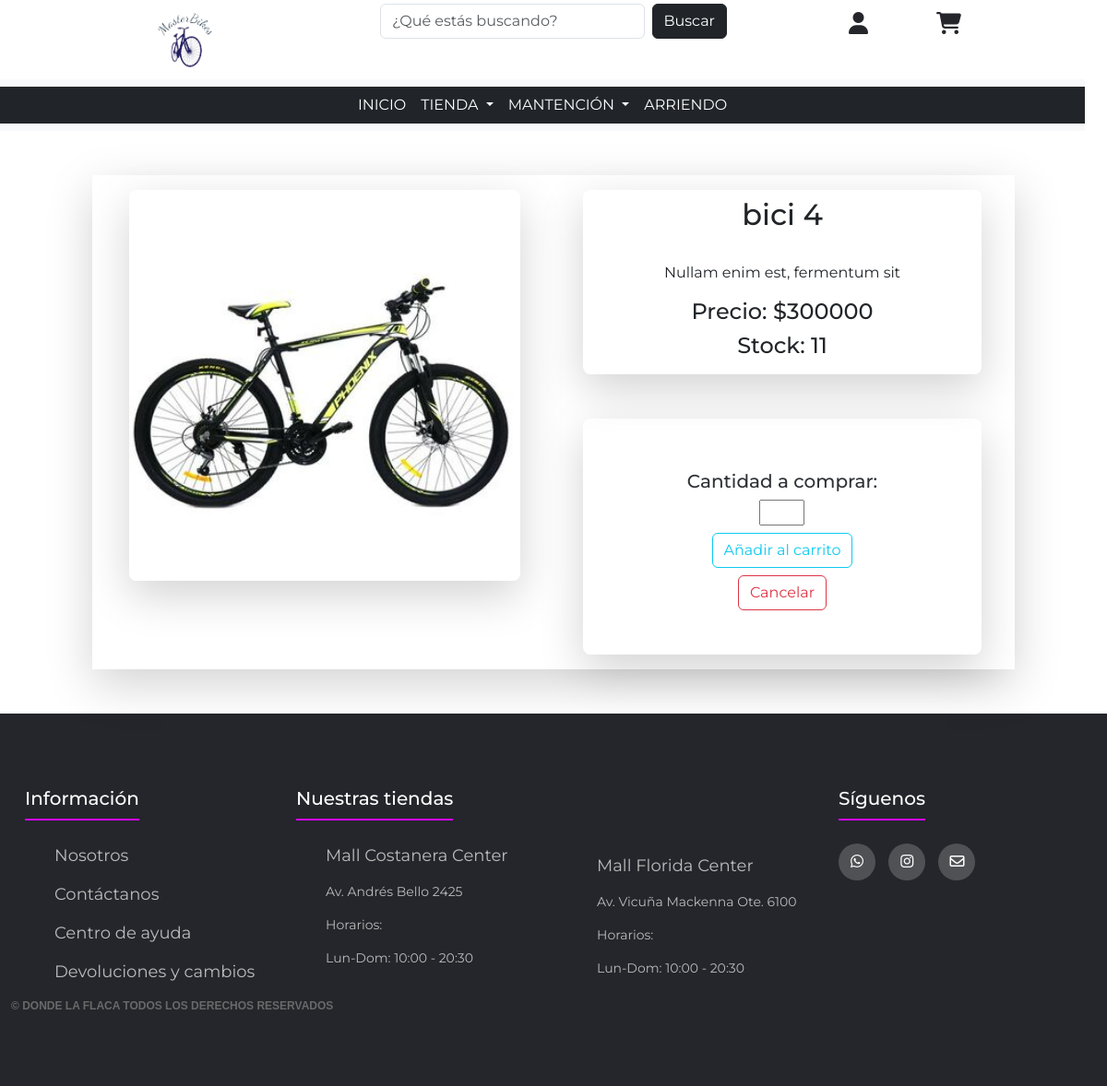
The app's page /accounts/ver-producto/3 with its own data.
### MasterBikes/models.py (models this page shows, shortened)
class Producto(models.Model):
    id_producto = models.AutoField(primary_key=True, db_column="idProducto")
    nombre = models.CharField(max_length=30)
    descripcion = models.CharField(max_length=30, null=True, blank=True)
    precio = models.IntegerField()
    stock = models.IntegerField()
    id_tipo_producto = models.ForeignKey(
        "TipoProducto", on_delete=models.CASCADE, db_column="idTipoProducto"
    )
    foto = models.CharField(max_length=100, null=True, blank=True)

### MasterBikes/views.py (the view)
# urls.py: path('ver-producto/<int:id_prod>',views.VerProducto, name='ver-producto'),
def VerProducto(request,id_prod):
    producto = Producto.objects.get(id_producto=id_prod)
    tipoProd = producto.id_tipo_producto
    context = {
        "producto":producto,
        "tipoProd":tipoProd
    }
    return render(request, 'pages/Producto.html', context)

### MasterBikes/templates/pages/producto.html (shortened to what this page needs)
<!DOCTYPE html>
<html lang="en">
<head>
    {% load static %}
    <link rel="stylesheet" href="{% static 'css/bootstrap.min.css' %}">
    <link rel="stylesheet" href="{% static 'css/style.css' %}">
    <link rel="stylesheet" href="https://cdnjs.cloudflare.com/ajax/libs/font-awesome/6.2.1/css/all.min.css">
</head>
<body>
    {% include 'base/header.html' %}
    <br />
    <br />
    <main>
        <div class="container-fluid">
            <div class="row">
                <div class="col-md-10 shadow-lg mx-auto text-center p-3">
                    <div class="row">
                        <div class="col">
                            <img src="{% static producto.foto %}" alt="" class="shadow-lg" width="90%" style="border-radius: 8px;">
                        </div>
                        <div class="col">
                            <div class="col-11 mx-auto shadow-lg p-2" style="border-radius: 8px;">
                                <h2>{{producto.nombre}}</h2>
                                <br>
                                <p>{{producto.descripcion}}</p>
                                <h4>Precio: ${{producto.precio}}</h4>
                                <h4>Stock: {{producto.stock}}</h4>
                            </div>
                            <br>
                            <br>
                            <div class="col-11 mx-auto shadow-lg p-5" style="border-radius: 8px;">
                                <form action="{% url 'addToCart' %}" class="p-2" method="POST" id="cant" name="cant">
                                    <h5 style="opacity: 94%;">Cantidad a comprar:</h5>
                                    <div class="form-floating col-7 mx-auto mb-2">
                                        <input type="number" id="cantidad" name="cantidad" placeholder="" max="{{producto.stock}}" min="1">
                                    </div>
                                    <input type="submit" class="btn btn-outline-info" value="Añadir al carrito">
                                </form>
                                <a href="{% url 'tienda' %}">
                                    <button class="btn btn-outline-danger">
                                        Cancelar
                                    </button>
                                </a>
                            </div>
                        </div>
                    </div>
                </div>
            </div>
        </div>
    </main>
    <br />
    <br />
    {% include 'base/footer.html' %}
</body>
</html>

### MasterBikes/static/css/style.css (style rules this page uses)
a { text-decoration: none; }
* { margin: 0; padding: 0; box-sizing: border-box; list-style: none; }
body { font-family: sans-serif; }
* { box-sizing: border-box; font-family: Montserrat; padding: 0; margin: 0; }

### records on screen
Producto: foto (picture), nombre "bici 4", descripcion "Nullam enim est, fermentum sit", precio "300000", stock "11"
